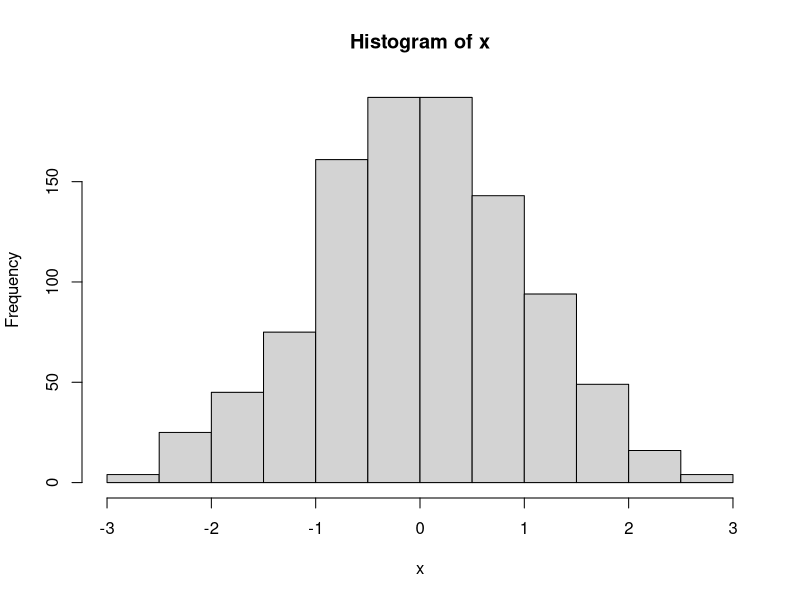
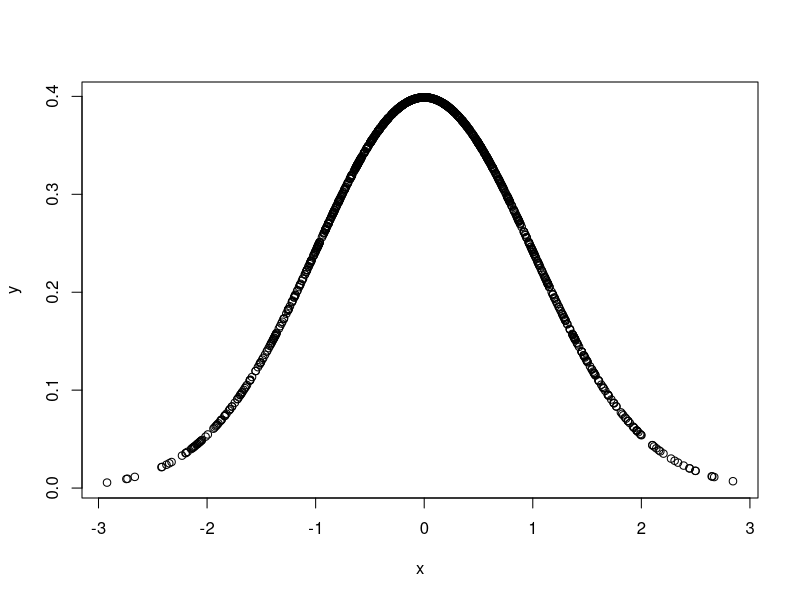
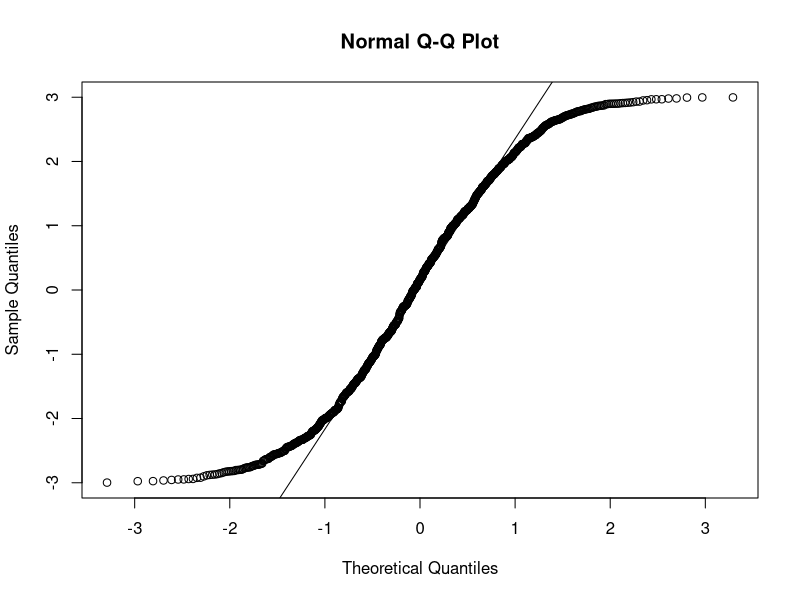

Write R code to recreate these figures, in order.
myPDF <- function(x, mu, sigma) {
  return(1 / (sigma * sqrt(2 * pi)) * exp(-(x - mu) ^ 2 / (2 * sigma ^ 2)))
}

mu = 0
sigma = 1
x <- rnorm(n = 1000, mean = mu, sd = sigma)
y <- myPDF(x, mu = 0, sigma = 1)
hist(x)
plot(x , y)


x <- runif(n = 1000, min = -3, max = 3)
qqnorm(x)
qqline(x)
